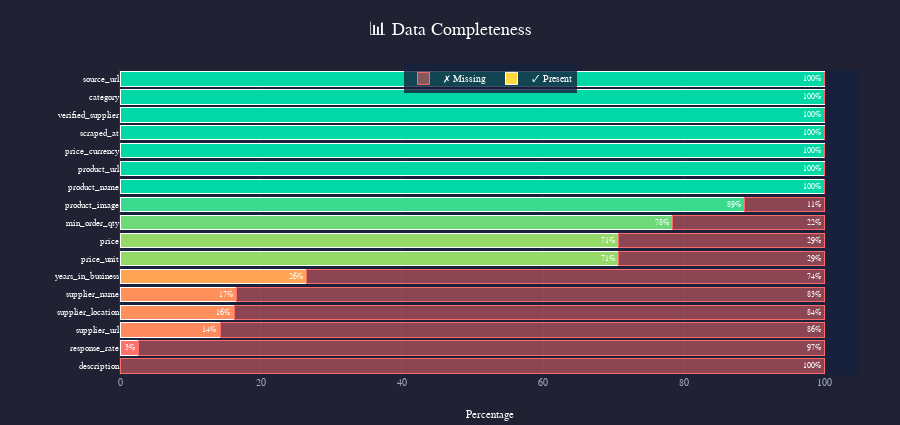

The cell this chart's notebook holds for it:
### Markdown cell above
## 📊 Section 7: Data Quality Assessment

Analysis of data completeness, anomalies, and quality gaps:
- Missing value visualization
- Data completeness by category
- Identification of data quality issues

### Code cell
# 📊 Data Quality Assessment - Simple & Clear

# Calculate missing values
missing_data = pd.DataFrame({
    'Column': df_products.columns,
    'Missing Pct': (df_products.isnull().sum().values / len(df_products) * 100).round(1),
    'Present Pct': (df_products.notna().sum().values / len(df_products) * 100).round(1)
})
missing_data = missing_data.sort_values('Present Pct', ascending=True)

# Simple stacked bar chart
fig_missing = go.Figure()

fig_missing.add_trace(go.Bar(
    y=missing_data['Column'],
    x=missing_data['Present Pct'],
    name='✓ Present',
    orientation='h',
    marker=dict(
        color=missing_data['Present Pct'],
        colorscale=[[0, '#ff6b6b'], [0.5, '#ffd93d'], [1, '#00d9a5']],
        line=dict(color='white', width=1)
    ),
    text=missing_data['Present Pct'].apply(lambda x: f'{x:.0f}%'),
    textposition='inside',
    textfont=dict(color='white', size=9),
    hovertemplate="<b>%{y}</b><br>Present: %{x:.1f}%<extra></extra>"
))

fig_missing.add_trace(go.Bar(
    y=missing_data['Column'],
    x=missing_data['Missing Pct'],
    name='✗ Missing',
    orientation='h',
    marker=dict(color='rgba(255, 107, 107, 0.5)', line=dict(color='#ff6b6b', width=1)),
    text=missing_data['Missing Pct'].apply(lambda x: f'{x:.0f}%' if x > 10 else ''),
    textposition='inside',
    textfont=dict(color='white', size=9),
    hovertemplate="<b>%{y}</b><br>Missing: %{x:.1f}%<extra></extra>"
))

fig_missing.update_layout(
    title=dict(text='📊 Data Completeness', font=dict(size=18, color='white'), x=0.5),
    barmode='stack',
    xaxis=dict(title=dict(text='Percentage', font=dict(size=11, color='white')),
        tickfont=dict(color='#a0aec0', size=10), gridcolor='rgba(160, 174, 192, 0.1)', range=[0, 105]),
    yaxis=dict(tickfont=dict(color='white', size=9)),
    height=max(350, len(missing_data) * 25),
    legend=dict(orientation='h', y=1.02, x=0.5, xanchor='center', font=dict(size=10, color='white'),
        bgcolor='rgba(22, 33, 62, 0.8)'),
    paper_bgcolor='rgba(26, 26, 46, 0.97)', plot_bgcolor='rgba(22, 33, 62, 0.85)',
    margin=dict(l=120, r=40, t=70, b=50), bargap=0.2
)
fig_missing.show()

# Summary
complete_cols = missing_data[missing_data['Missing Pct'] == 0]['Column'].tolist()
sparse_cols = missing_data[missing_data['Missing Pct'] >= 50]['Column'].tolist()

print("\n" + "═" * 60)
print("📋 DATA QUALITY SUMMARY")
print("═" * 60)
print(f"🟢 Complete (0% missing): {len(complete_cols)} columns")
print(f"🔴 Sparse (≥50% missing): {len(sparse_cols)} columns")

### Figure 1 — Plotly figure (JSON) as saved in the notebook; plotly's stock layout.template omitted (floating-point values rounded to 4 significant figures)
{"data": [{"hovertemplate": "<b>%{y}</b><br>Present: %{x:.1f}%<extra></extra>", "marker": {"color": [0.0, 2.6, 14.2, 16.2, 16.6, 26.5, 70.8, 70.8, 78.4, 88.6, 100.0, 100.0, 100.0, 100.0, 100.0, 100.0, 100.0], "colorscale": [[0, "#ff6b6b"], [0.5, "#ffd93d"], [1, "#00d9a5"]], "line": {"color": "white", "width": 1}}, "name": "✓ Present", "orientation": "h", "text": ["0%", "3%", "14%", "16%", "17%", "26%", "71%", "71%", "78%", "89%", "100%", "100%", "100%", "100%", "100%", "100%", "100%"], "textfont": {"color": "white", "size": 9}, "textposition": "inside", "type": "bar", "x": [0.0, 2.6, 14.2, 16.2, 16.6, 26.5, 70.8, 70.8, 78.4, 88.6, 100.0, 100.0, 100.0, 100.0, 100.0, 100.0, 100.0], "y": ["description", "response_rate", "supplier_url", "supplier_location", "supplier_name", "years_in_business", "price_unit", "price", "min_order_qty", "product_image", "product_name", "product_url", "price_currency", "scraped_at", "verified_supplier", "category", "source_url"]}, {"hovertemplate": "<b>%{y}</b><br>Missing: %{x:.1f}%<extra></extra>", "marker": {"color": "rgba(255, 107, 107, 0.5)", "line": {"color": "#ff6b6b", "width": 1}}, "name": "✗ Missing", "orientation": "h", "text": ["100%", "97%", "86%", "84%", "83%", "74%", "29%", "29%", "22%", "11%", "", "", "", "", "", "", ""], "textfont": {"color": "white", "size": 9}, "textposition": "inside", "type": "bar", "x": [100.0, 97.4, 85.8, 83.8, 83.4, 73.5, 29.2, 29.2, 21.6, 11.4, 0.0, 0.0, 0.0, 0.0, 0.0, 0.0, 0.0], "y": ["description", "response_rate", "supplier_url", "supplier_location", "supplier_name", "years_in_business", "price_unit", "price", "min_order_qty", "product_image", "product_name", "product_url", "price_currency", "scraped_at", "verified_supplier", "category", "source_url"]}], "layout": {"bargap": 0.2, "barmode": "stack", "height": 425, "legend": {"bgcolor": "rgba(22, 33, 62, 0.8)", "font": {"color": "white", "size": 10}, "orientation": "h", "x": 0.5, "xanchor": "center", "y": 1.02}, "margin": {"b": 50, "l": 120, "r": 40, "t": 70}, "paper_bgcolor": "rgba(26, 26, 46, 0.97)", "plot_bgcolor": "rgba(22, 33, 62, 0.85)", "title": {"font": {"color": "white", "size": 18}, "text": "📊 Data Completeness", "x": 0.5}, "xaxis": {"gridcolor": "rgba(160, 174, 192, 0.1)", "range": [0, 105], "tickfont": {"color": "#a0aec0", "size": 10}, "title": {"font": {"color": "white", "size": 11}, "text": "Percentage"}}, "yaxis": {"tickfont": {"color": "white", "size": 9}}}}
